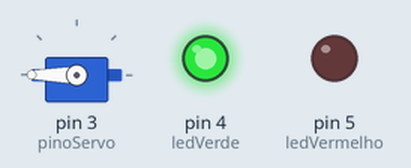
Bench run of a sketch on a simulated Arduino Uno, built with avr-gcc and run on an emulated ATmega328P. On the bench: servo, output pins drawn as LEDs (lit = HIGH).

Above: at 0.05 s.
At 1.95 s:
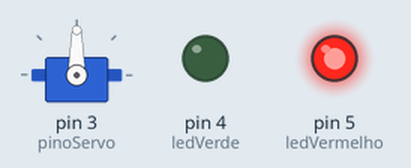
Timing chart, 0 to 4.6 s (numbered marks = the images above):
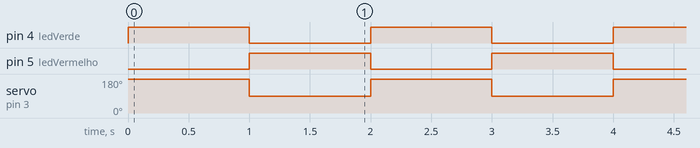

Measured:
- by itself, pin 4 (ledVerde), pin 5 (ledVermelho): alternates HIGH for 1.0 s and LOW for 1.0 s
- by itself, servo on pin 3 (pinoServo): alternates 180° for 1.0 s and 90° for 1.0 s

The sketch:

Servo.ino
```cpp
#include <Servo.h>

Servo meuServo;

const int pinoServo = 3;
const int ledVerde = 4;
const int ledVermelho = 5;

void setup() {
  meuServo.attach(pinoServo);

  pinMode(ledVerde, OUTPUT);
  pinMode(ledVermelho, OUTPUT);

  // Inicia fechado
  meuServo.write(90);

  digitalWrite(ledVerde, LOW);
  digitalWrite(ledVermelho, HIGH);
}

void loop() {
  // Abre (180°)
  meuServo.write(180);
  digitalWrite(ledVermelho, LOW);
  digitalWrite(ledVerde, HIGH);

  delay(1000);

  // Fecha (90°)
  meuServo.write(90);
  digitalWrite(ledVerde, LOW);
  digitalWrite(ledVermelho, HIGH);

  delay(1000);
}
```
